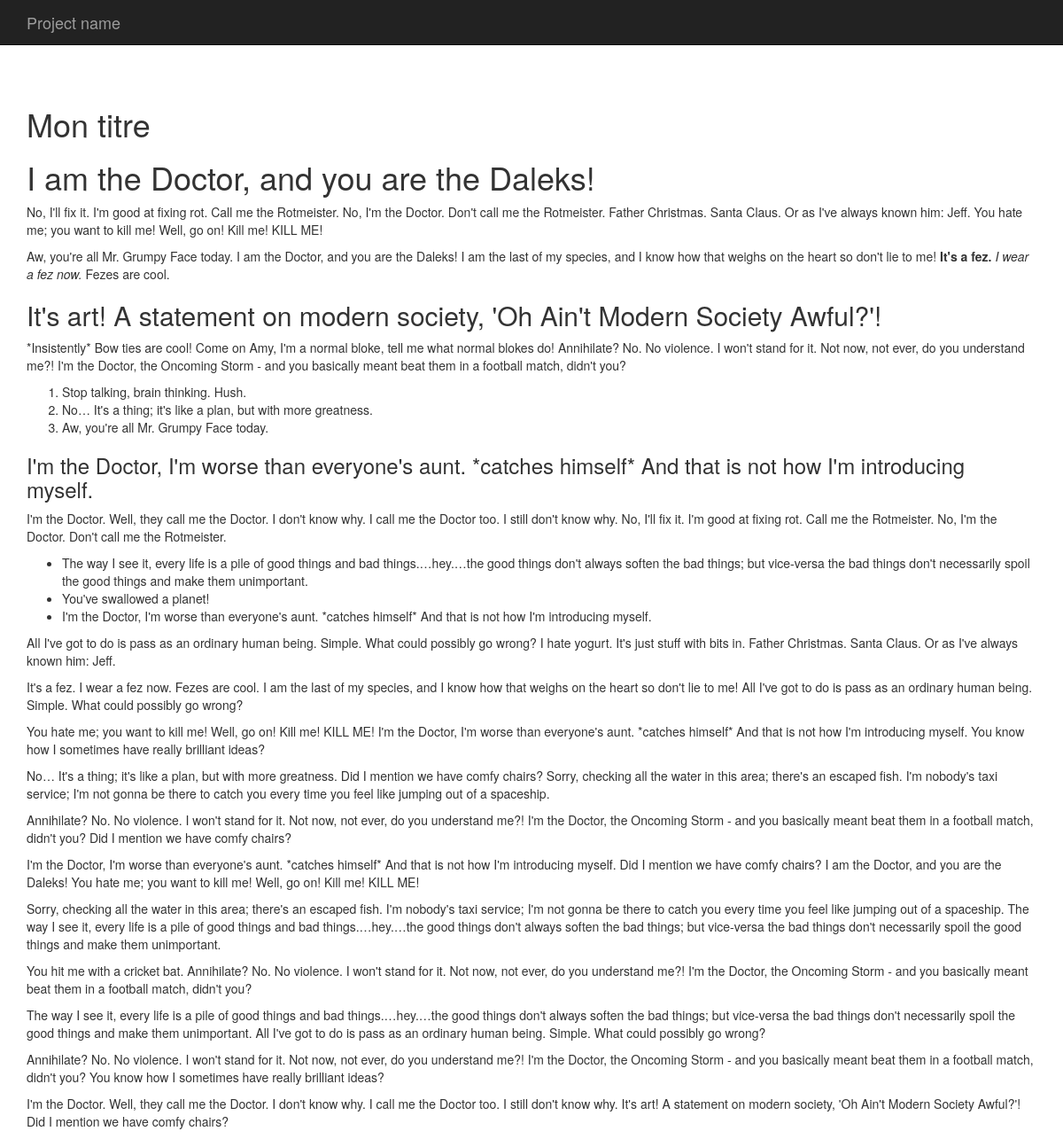
The page /index.php?p=article&id=1 on the database its author committed.
### tables this page shows
CREATE TABLE `articles` (
  `id` int(11) NOT NULL,
  `titre` varchar(255) DEFAULT NULL,
  `texte` longtext,
  `date` datetime DEFAULT NULL,
  `categorie_id` int(11) DEFAULT NULL
);

### app/Autoloader.class.php (called while the page is built, shortened)
<?php
class Autoloader{
  static function autoload($class){
    if (strpos($class, __NAMESPACE__ . '\\') === 0) {
      $class = str_replace(__NAMESPACE__ . '\\', '', $class);
      $class = str_replace('\\', '/', $class);
    }
  }
}

### app/App.class.php (called while the page is built, shortened)
<?php
class App{
  private static $database;
  public static function getDb(){
    if (self::$database === null) {
      self::$database = new Database(self::DB_NAME, self::DB_USER, self::DB_PASS, self::DB_HOST);
    }
    return self::$database;
  }
}

### app/Database.class.php (called while the page is built, shortened)
<?php
class Database{
  private $pdo;
  private function getPDO(){
    if ($this->pdo === null) {
      $pdo = new PDO('mysql:dbname=Blog_Grafikart;host=localhost', 'root', 'root' );
      $pdo->setAttribute(PDO::ATTR_ERRMODE, PDO::ERRMODE_EXCEPTION);
      $this->pdo = $pdo;
    }
    return $this->pdo;
  }
  public function prepare($statement, $attributes, $class_name, $one = false){
    $req = $this->getPDO()->prepare($statement);
    $req->execute($attributes);
    $req->setFetchMode(PDO::FETCH_CLASS, $class_name);
    if ($one) {
      $datas = $req->fetch();
    }else{
      $datas = $req->fetchAll();
    }
    return $datas;
  }
}

### pages/single.php (the view)
<?php
$post = App\App::getDb()->prepare('SELECT * FROM articles WHERE id=?', [$_GET['id']], 'App\Table\Article', true);
 ?>
<h1><?= $post->titre; ?></h1>
<h2><?= $post->texte; ?></h2>

### rows shown on the page
articles: titre "Mon titre", texte "I am the Doctor, and you are the Daleks! No, I'll fix it. I'm good at fixing rot. Call me the Rotmeister. No, I'm the Doctor. Don't call me the Rotmeister. Father Christmas. Santa Claus. Or as I've always known him: Jeff. You hate me; you want to kill me! Well, go on! Kill me! KILL ME! Aw, you're all Mr. Grumpy Face today. I am the Doctor, and you are the Daleks! I am the last of my species, and I know how that weighs on the heart so don't lie to me! It's a fez. I wear a fez now. Fezes are cool. It's art! A statement on modern society, 'Oh Ain't Modern Society Awful?'! *Insistently* Bow ties are cool! Come on Amy, I'm a normal bloke, tell me what normal blokes do! Annihilate? No. No…"
